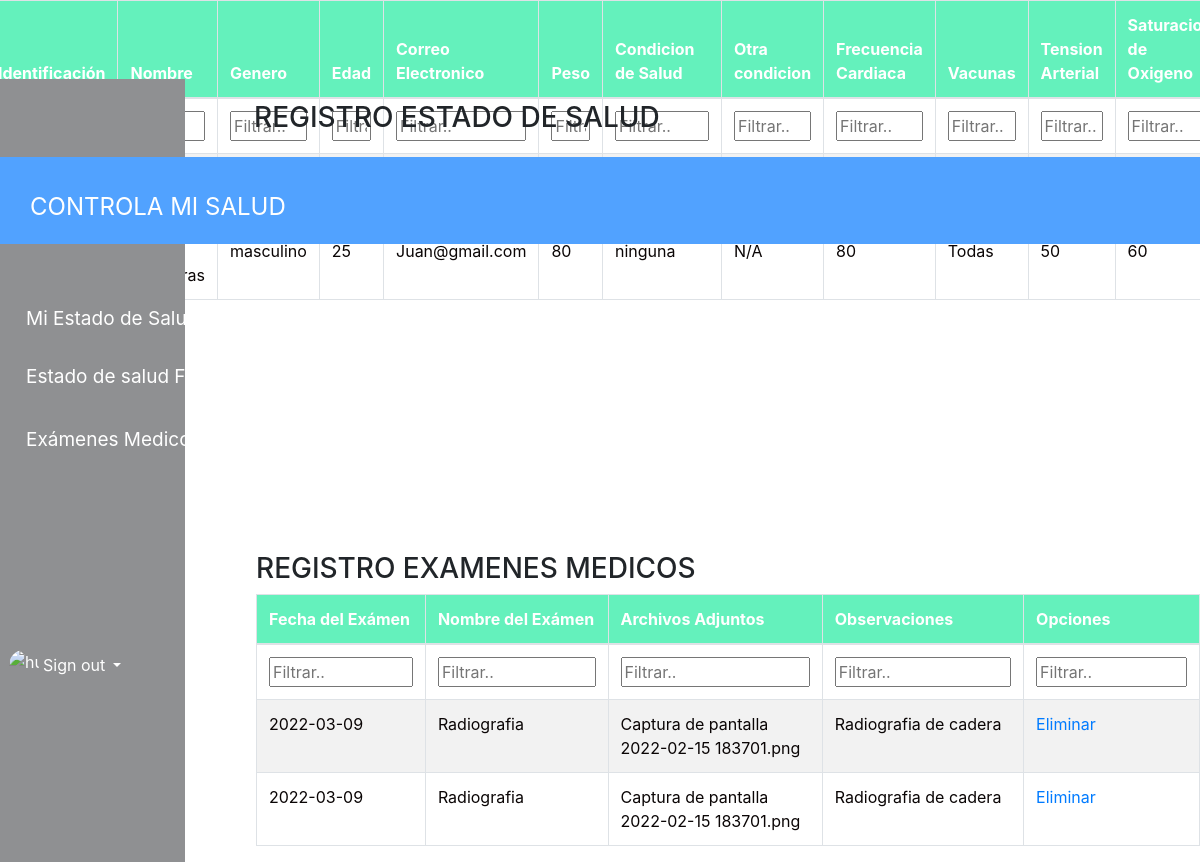
The page / on the database its author committed.
### tables this page shows
CREATE TABLE `estado_salud` (
  `id_formulario` int(10) NOT NULL AUTO_INCREMENT,
  `peso` int(3) NOT NULL,
  `condicion_salud` varchar(100) NOT NULL,
  `frecuencia_cardiaca` int(3) NOT NULL,
  `vacunas` varchar(30) NOT NULL,
  `tension_arterial` varchar(6) NOT NULL,
  `saturacion_oxigeno` int(3) NOT NULL,
  `actividad_fisica` varchar(100) NOT NULL,
  `fecha_control` date NOT NULL,
  `especialista` varchar(20) NOT NULL,
  `nom_especialista` varchar(50) NOT NULL,
  `causa_tratamiento` varchar(200) NOT NULL,
  `tratamiento` varchar(200) NOT NULL,
  `medicamentos` varchar(100) NOT NULL,
  `observaciones` varchar(200) NOT NULL,
  `fecha_registro` date NOT NULL DEFAULT current_timestamp(),
  `otra_condicion` varchar(60) NOT NULL,
  `distancia_recorrida` int(5) NOT NULL,
  `identificacion` int(10) NOT NULL,
  `nombre` varchar(70) NOT NULL,
  `genero` varchar(20) NOT NULL,
  `edad` int(2) NOT NULL,
  `correo` varchar(50) NOT NULL,
  PRIMARY KEY (`id_formulario`)
);

CREATE TABLE `examenes` (
  `id_examen` int(11) NOT NULL AUTO_INCREMENT,
  `fecha_examen` date NOT NULL,
  `nombre_examen` varchar(30) NOT NULL,
  `archivo` blob NOT NULL,
  `observaciones` varchar(200) NOT NULL,
  PRIMARY KEY (`id_examen`)
);

### index.php (the view, shortened to what this page needs)
<?php include("db.php")?>
<!DOCTYPE html>
<html>
<head>
        <link href="index.css" rel="stylesheet" type="text/css">
        <link rel="stylesheet" href="https://stackpath.bootstrapcdn.com/bootstrap/4.3.0/css/bootstrap.min.css">
        <link rel="stylesheet" href="https://cdn.datatables.net/v/bs4-4.1.1/dt-1.10.18/datatables.min.css">
</head>
<body>
<nav class="nav">
        <a class="titulo" href="#">CONTROLA MI SALUD</a>
    </nav>
      <div class="row flex-nowrap">
        <div class="col-auto col-md-3 col-xl-2 px-sm-2 px-0">
            <div class="d-flex flex-column align-items-center align-items-sm-start px-3 pt-2 text-white min-vh-100">
                <ul class="nav nav-pills flex-column mb-sm-auto mb-0 align-items-center align-items-sm-start" id="menu">
                            <li class="registrar">
                                <a href="formularioSalud.php" class="nav-link px-0"> <span class="d-none d-sm-inline text-white">Mi Estado de Salud</span></a>
                            </li>
                    <li class="w-10" id="registroFamilia">
                                <a href="formularioFamilia.php" class="nav-link px-0"> <span class="d-none d-sm-inline text-white">Estado de salud Familia</span> </a>
                            </li>
                            <li class="w-10" id="registroExamen">
                                <a href="formularioExamenes.html" class="nav-link px-0"> <span class="d-none d-sm-inline text-white">Exámenes Medicos</span> </a>
                            </li>
                </ul>
                    <a href="Login.html" class="d-flex align-items-center text-white text-decoration-none dropdown-toggle" id="dropdownUser1" data-bs-toggle="dropdown" aria-expanded="false">
                        <img src="https://github.com/mdo.png" alt="hugenerd" width="30" height="30" class="rounded-circle">
                        <span class="d-none d-sm-inline mx-1">Sign out</span>
                    </a>
            </div>
        </div>
        <div class="table-responsive" id="mydatatable-container">
        <h3 class="titulo1">REGISTRO ESTADO DE SALUD</h3>
    <table class="records_list table table-striped table-bordered table-hover" id="mydatatable">
  <thead class="title_table">
    <tr>
      <th scope="col">Identificación</th>
      <th scope="col">Nombre</th>
      <th scope="col">Genero</th>
      <th scope="col">Edad</th>
      <th scope="col">Correo Electronico</th>
      <th scope="col">Peso</th>
      <th scope="col">Condicion de Salud</th>
      <th scope="col">Otra condicion</th>
      <th scope="col">Frecuencia Cardiaca</th>
      <th scope="col">Vacunas</th>
      <th scope="col">Tension Arterial</th>
      <th scope="col">Saturacion de Oxigeno</th>
    </tr>
  </thead>
  <tfoot>
            <tr>
                <th>Filter..</th>
                <th>Filter..</th>
                <th>Filter..</th>
                <th>Filter..</th>
                <th>Filter..</th>
                <th>Filter..</th>
                <th>Filter..</th>
                <th>Filter..</th>
                <th>Filter..</th>
                <th>Filter..</th>
                <th>Filter..</th>
                <th>Filter..</th>
            </tr>
    </tfoot>
  <tbody>
      <?php
      $query = "SELECT * FROM estado_salud";
       $result = mysqli_query($conn, $query);
        while($row = mysqli_fetch_array($result)){ ?>
        <tr>
          <td> <?php echo $row['identificacion']?> </td>
          <td> <?php echo $row['nombre']?> </td>
          <td> <?php echo $row['genero']?> </td>
          <td> <?php echo $row['edad']?> </td>
          <td> <?php echo $row['correo']?> </td>
          <td> <?php echo $row['peso']?> </td>
          <td> <?php echo $row['condicion_salud']?> </td>
          <td> <?php echo $row['otra_condicion']?> </td>
          <td> <?php echo $row['frecuencia_cardiaca']?> </td>
          <td> <?php echo $row['vacunas']?> </td>
          <td> <?php echo $row['tension_arterial']?> </td>
          <td> <?php echo $row['saturacion_oxigeno']?> </td>
       <?php }
       ?>
  </tbody>
</table>
        </div>
    </div>
<br><br>
<div class="table-responsive2" id="mydatatable-container2">
<br><br><br><br>
  <h3>REGISTRO EXAMENES MEDICOS</h3>
    <table class="records_list2 table table-striped table-bordered table-hover" id="mydatatable2">
  <thead class="title_table2">
    <tr>
      <th scope="col">Fecha del Exámen</th>
      <th scope="col">Nombre del Exámen</th>
      <th scope="col">Archivos Adjuntos</th>
      <th scope="col">Observaciones</th>
      <th scope="col">Opciones</th>
    </tr>
  </thead>
  <tfoot>
            <tr>
                <th>Filter..</th>
                <th>Filter..</th>
                <th>Filter..</th>
                <th>Filter..</th>
                <th>Filter..</th>
            </tr>
    </tfoot>
  <tbody>
      <?php
      $query = "SELECT * FROM examenes";
       $result = mysqli_query($conn, $query);
        while($row = mysqli_fetch_array($result)){ ?>
        <tr>
          <td> <?php echo $row['fecha_examen']?> </td>
          <td> <?php echo $row['nombre_examen']?> </td>
          <td> <?php echo $row['archivo']?> </td>
          <td> <?php echo $row['observaciones']?> </td>
         <td><a href="delete.php?id1=<?php echo $row['id_examen']?>">Eliminar</a> </td>
       <?php }
       ?>
  </tbody>
</table>
        </div>
</body>
</html>

### index.css (style rules this page uses)
.nav { background-color: #51A2FF; height: 87px; bottom: 618px; width: 100%; right: 0px; position: fixed; z-index: 3; }
.titulo { color: #fff; color: #fff; position: absolute; top: 32px; left: 30px; font-size: x-large; }
.col-auto.col-md-3.col-xl-2.px-sm-2.px-0 { position: fixed; top: 79px; width: 251px; background-color: #8F9092; z-index: 2; }
.title_table { background-color: #64F1BC; }
tr { color: white; }
td { color: rgb(10, 5, 5); }
.registrar { position: absolute; top: 140px; left: 26px; font-size: 19px; }
#registroFamilia { position: absolute; top: 198px; left: 26px; font-size: 19px; }
#registroExamen { position: absolute; top: 261px; left: 26px; font-size: 19px; }
a#dropdownUser1 { position: absolute; top: 571px; }
div#mydatatable-container2 { position: absolute; top: 456px; left: 256px; }
.title_table2 { background-color: #64F1BC; }
.titulo1 { position: absolute; top: 101px; left: 254px; }

### index.php (style rules this page uses)
#mydatatable tfoot { display: table-header-group !important; }
#mydatatable2 tfoot { display: table-header-group !important; }

### rows shown on the page
estado_salud: genero "masculino", edad "25", correo "Juan@gmail.com", peso "80", condicion_salud "ninguna", otra_condicion "N/A", frecuencia_cardiaca "80", vacunas "Todas", tension_arterial "50", saturacion_oxigeno "60"
examenes: fecha_examen "2022-03-09", nombre_examen "Radiografia", archivo "Captura de pantalla 2022-02-15 183701.png", observaciones "Radiografia de cadera"
examenes: fecha_examen "2022-03-09", nombre_examen "Radiografia", archivo "Captura de pantalla 2022-02-15 183701.png", observaciones "Radiografia de cadera"
